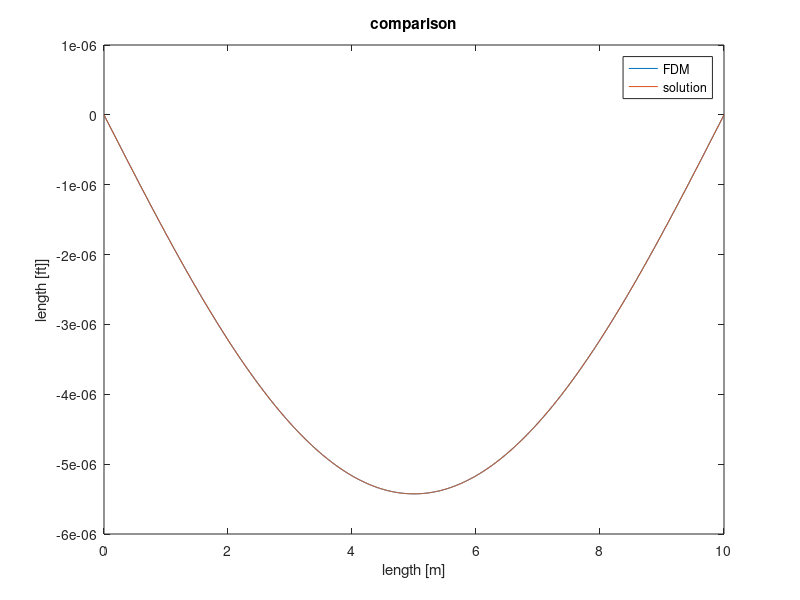
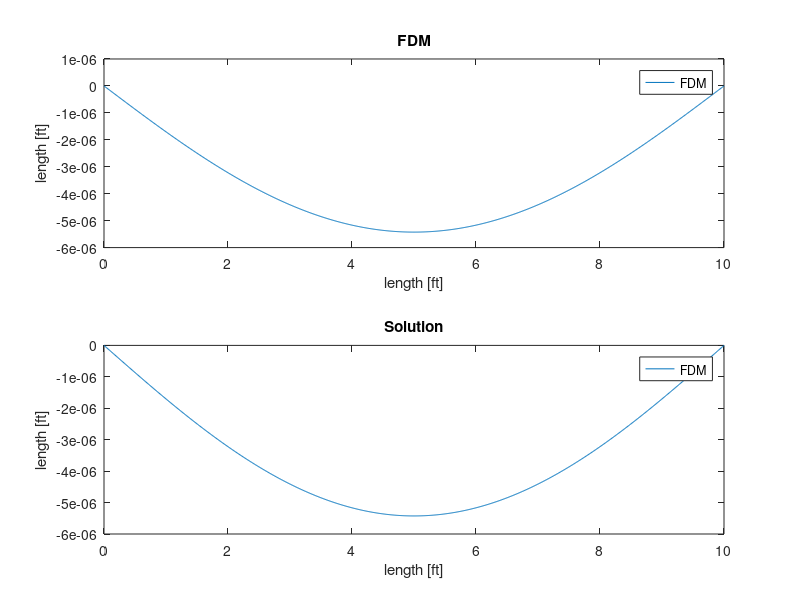

Write MATLAB code to recreate these figures, in order.
clc
clear all
close all
format long

%given constants
E=30000;
I=800;
w=1;
l=10;
%ODE using finite difference
% parameters
x_i=0;
x_f=l;

dx=0.01;

x=x_i:dx:x_f;

%initializing the matrices

A=zeros(length(x),length(x));
c(1:length(x),1)=(w*l*x./2)-(w*x.^2/2);

%Boundary conditons

A(1,1)=1;
c(1,1)=0;


A(length(x),length(x))=1;
c(length(x),1)=0;

%internal points
for i=2:length(x)-1
    
    A(i,i+1)=E*I/(dx^2);
    A(i,i)=(-2*E*I/dx^2);
    A(i,i-1)=E*I/dx^2;
  
end

U=A\c; %A inverse *c

figure(1)
plot(x,U,x,(w*l*x.^3./(12*E*I))-(w*x.^4./(24*E*I))-(w*l^3*x./(24*E*I)));
legend('FDM','solution')
legend('FDM','solution')
xlabel('length [m]')
ylabel('length [ft]]')
title('comparison')

figure(2)
subplot(2,1,1)
plot(x,U)
legend('FDM','solution')
xlabel('length [ft]')
ylabel('length [ft]')
title('FDM')
subplot(2,1,2)
plot(x,(w*l*x.^3./(12*E*I))-(w*x.^4./(24*E*I))-(w*l^3*x./(24*E*I)));
legend('FDM','solution')
xlabel('length [ft]')
ylabel('length [ft]')
title('Solution')
